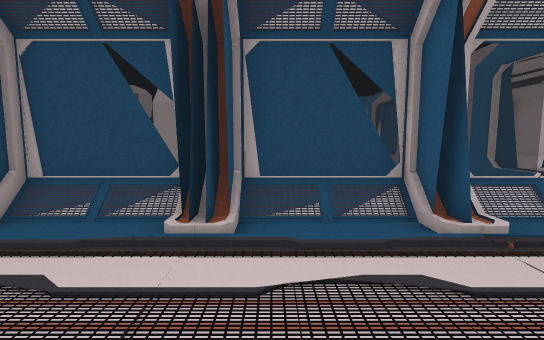
View 1 (above)

17 first-person views from a walk through a Unity game level. The camera is 1.3 m above the floor, tilts 6° down and sees 85° across. The floor is counted in squares, 1 m on a side. Each view is taken from the middle of a square. On the plan, view 1 faces up. The plan holds only what a view shows up to about 14 squares ahead; the rest is blank. The place goes on beyond the plan. The player character is not drawn. Some animated figures are left out. Door leaves are left out, so doorways stand open. Some surface patterns are stand-ins.

View 2
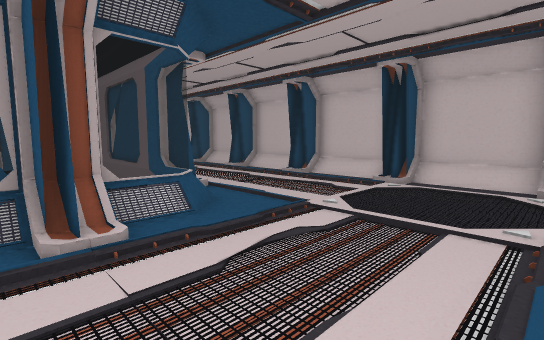

View 3
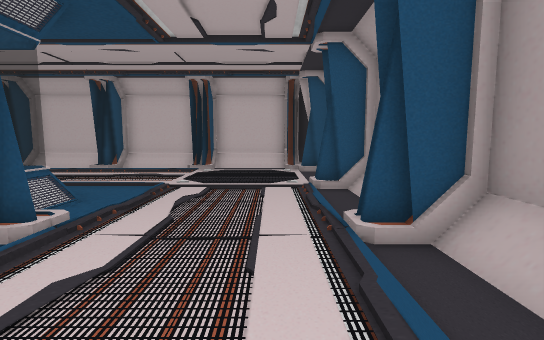

View 4
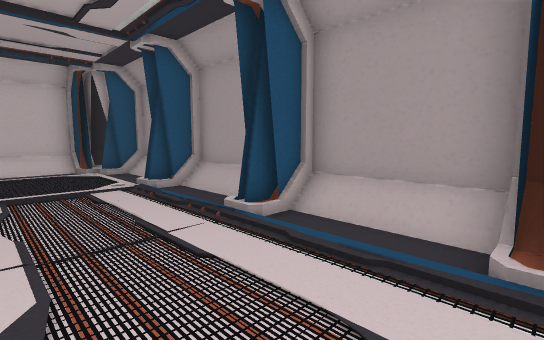

View 5
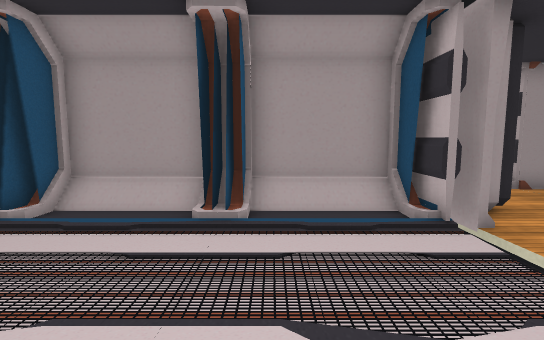

View 6
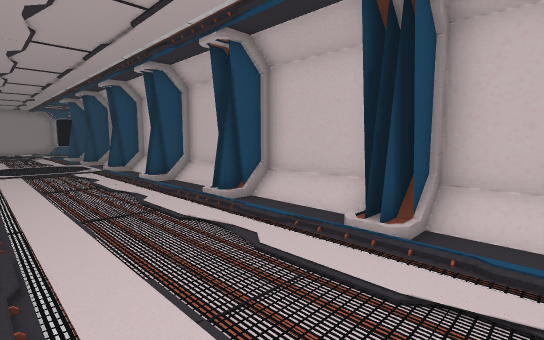

View 7
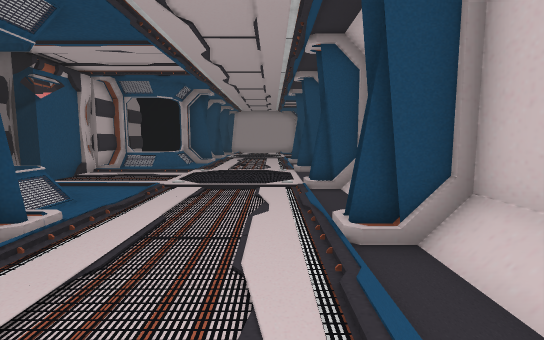

View 8
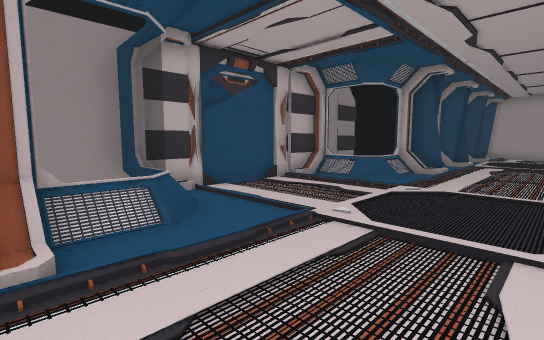

View 9
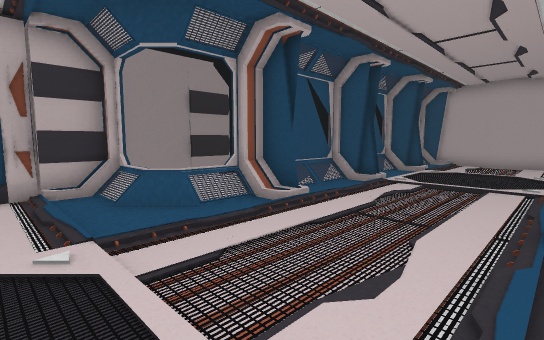

View 10
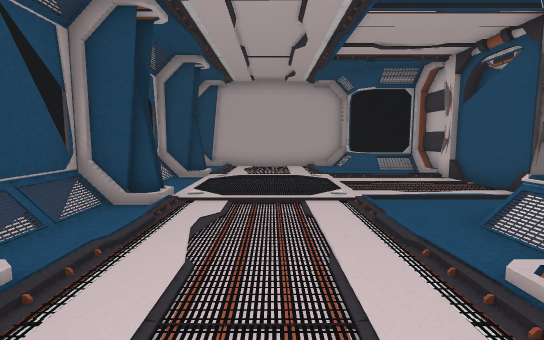

View 11
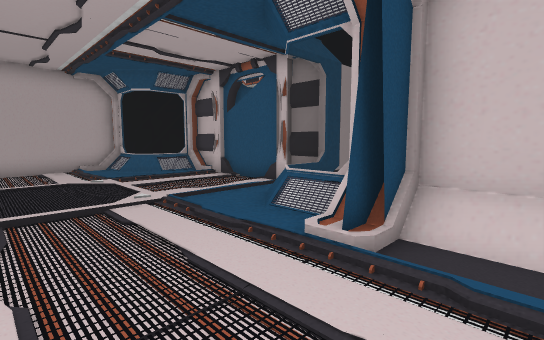

View 12
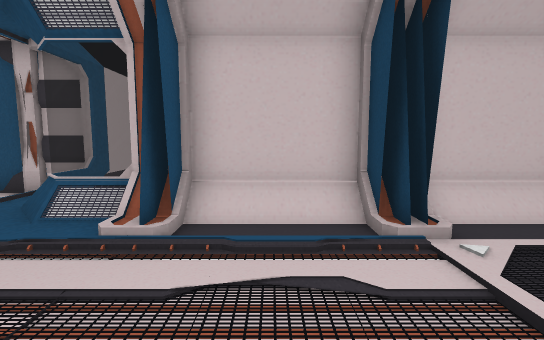

View 13
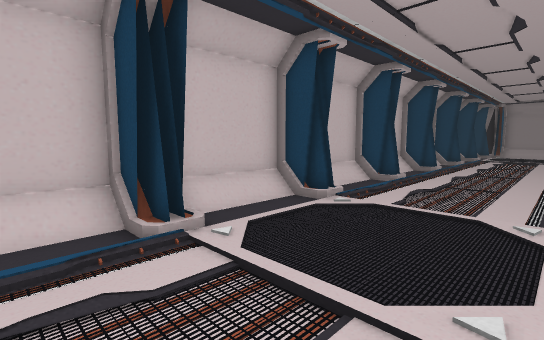

View 14
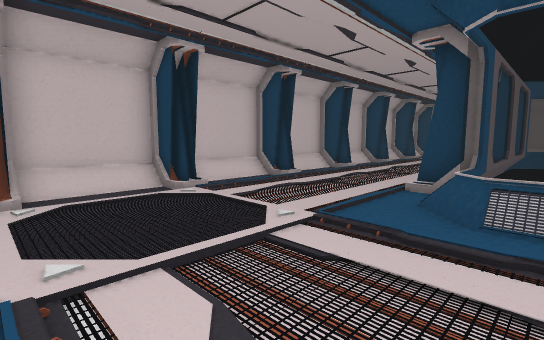

View 15
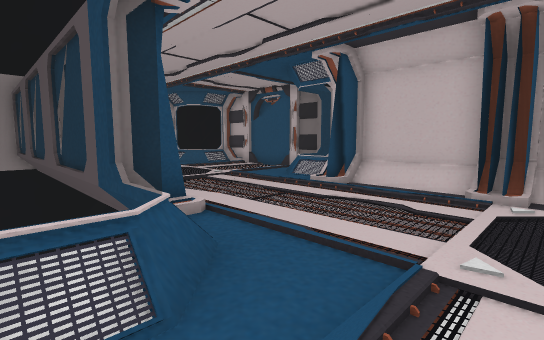

View 16
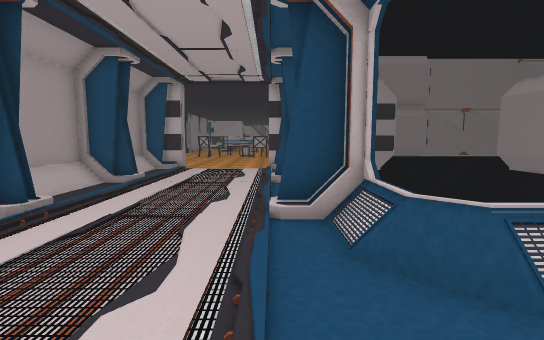

View 17
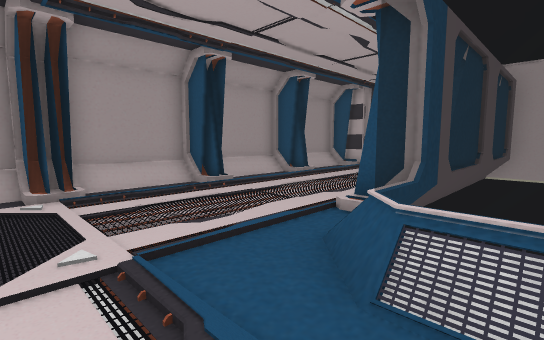

### Floor plan
Key: @ floor where view 1 was taken; # wall or solid block; . main floor; - floor 0.25 m lower than the main floor; / step, stairs or slope; D open door; = window, fence, low wall or low ledge.
Columns run from 6 left of view 1 to 15 right of it. Each row starts with its distance up from view 1.
 40            #########
 39            #//.-../#
 38            = .--..===#
 37            = ..-...=/#
 36            ##/.-.....#
 35            #/........D
 34            =/....----D
 33            =/......-.D
 32            ##/.......#
 31            #/ .-...//#
 30            =/.--..===#
 29            =/..-../
 28            ##/.-./##
 27          # =#/.-../#
 26          #==#..-../#
 25          #//...-../#
 24          #.....-..##
 23          D......../#
 22          D---...../#
 21          D......../#
 20          #........##
 19          #//...-../#
 18          #==/..-../#
 17          # =/..-../#
 16            ##/.-..##
 15            # /.-../#
 14            = ..-../#
 13            = ..-../#
 12            ##/.-..##
 11            # /.-../#
 10            = ..-../#
  9            = ..-../#
  8            ##/.-..##
  7            =#/.-../#
  6  #===#===#==#..-../#
  5 ##///#///#//...-../#
  4  D. ... ./.....-..##
  3  D................/#
  2  D-----------...../#
  1 #D................/#
  0 #D.../@../.......###
 -1  #///#///#///#...##
 -2  #################

Where each view was taken, in squares from view 1:
view 1: 0 up, 0 right, facing up
view 2: 0 up, 2 right, facing up-right
view 3: 1 up, 1 left, facing right
view 4: 3 up, 1 left, facing down-right
view 5: 5 up, 2 left, facing down
view 6: 6 up, 7 right, facing up-right
view 7: 12 up, 10 right, facing up
view 8: 16 up, 10 right, facing up-left
view 9: 23 up, 11 right, facing up-left
view 10: 26 up, 9 right, facing up
view 11: 26 up, 8 right, facing up-right
view 12: 26 up, 7 right, facing right
view 13: 26 up, 7 right, facing down-right
view 14: 24 up, 4 right, facing down-right
view 15: 23 up, 4 right, facing up-right
view 16: 4 up, 8 right, facing left
view 17: 7 up, 8 right, facing down-left
